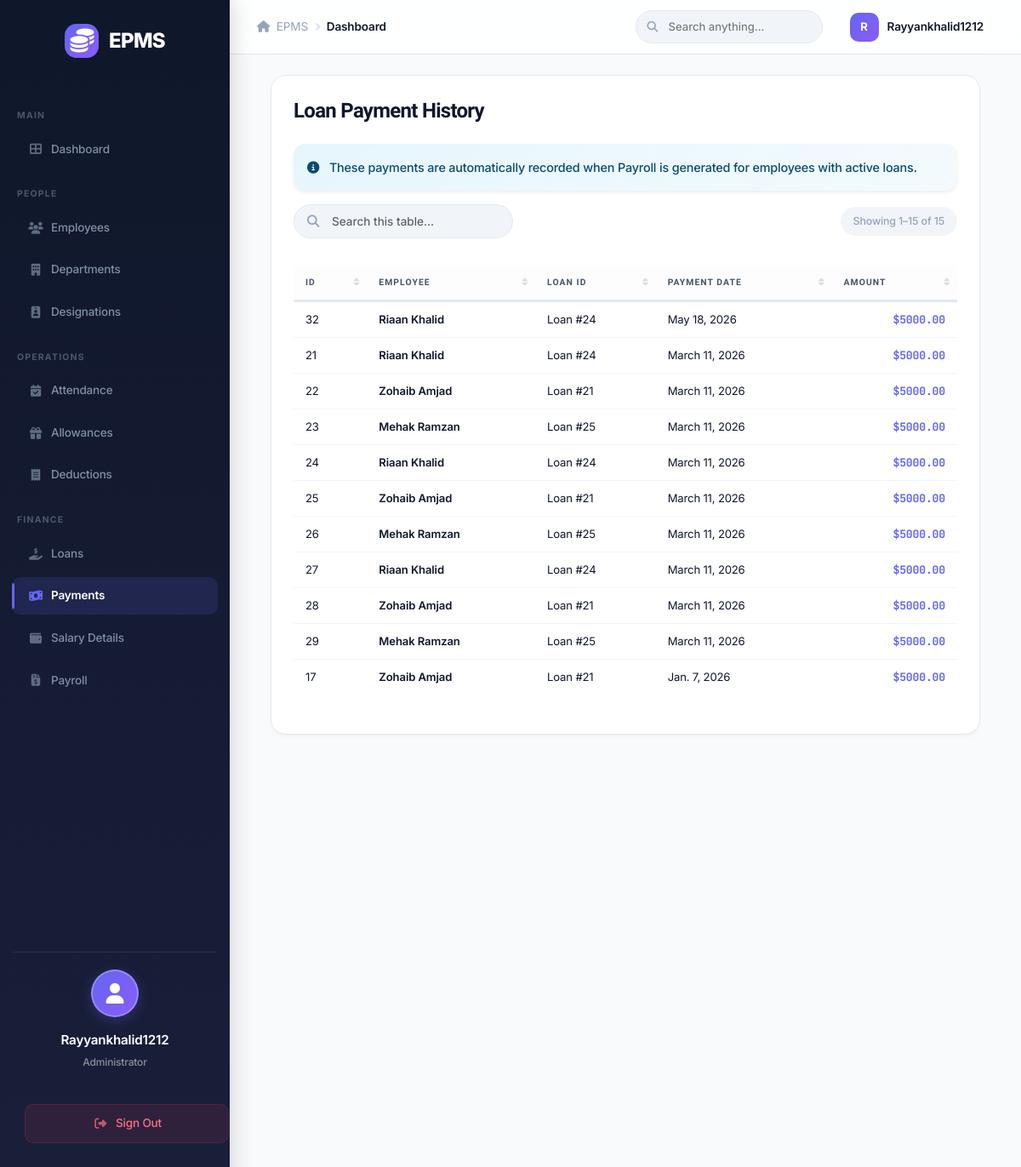
The page /loan-payments/ (signed in) on the database as committed earlier.
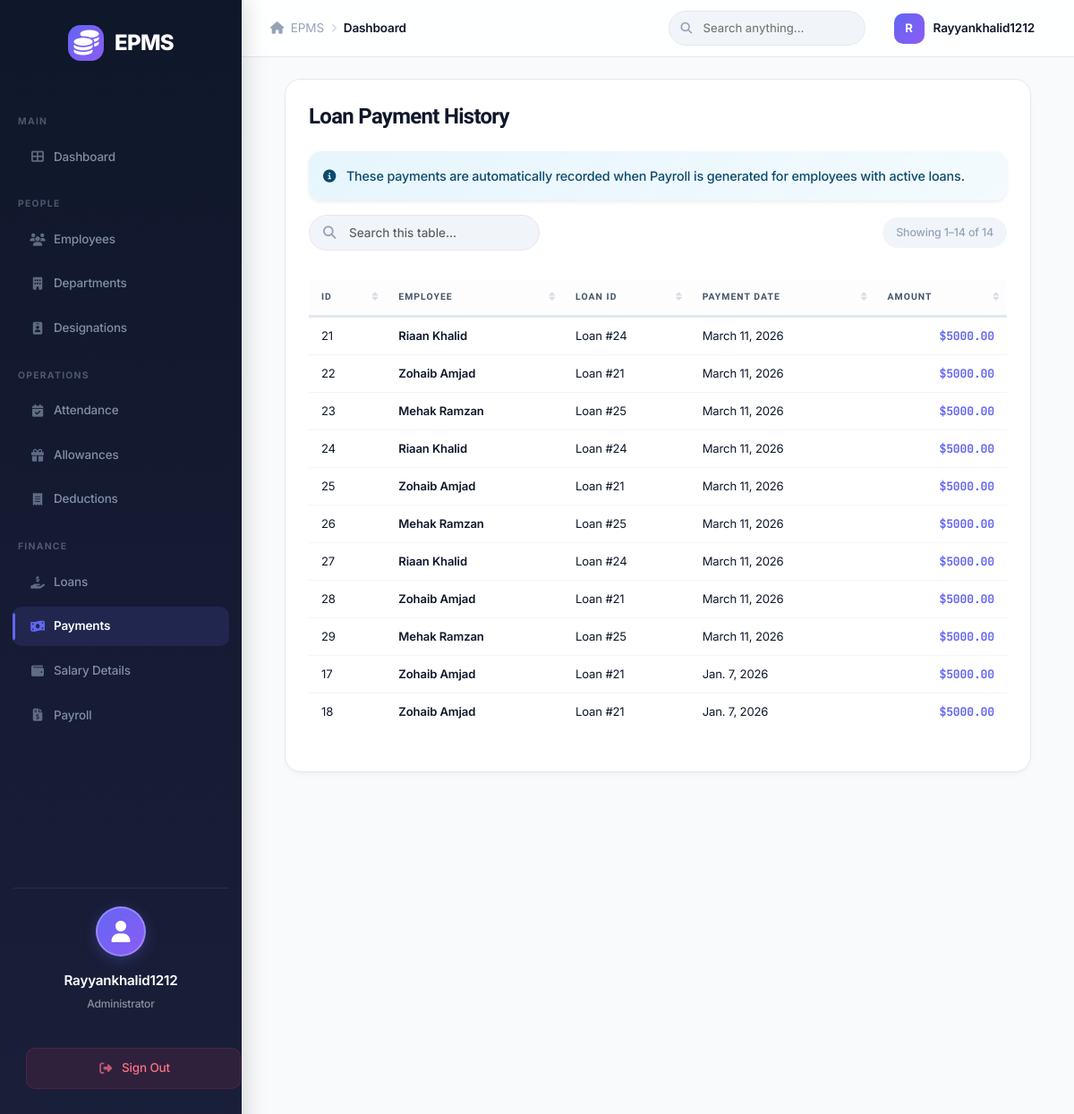
The same page on the database as committed later.
### core/models.py (models this page shows, shortened)
class User(AbstractUser):
    user_id = models.AutoField(primary_key=True)

class Loan_Payment(models.Model):
    payment_id = models.AutoField(primary_key=True)
    loan = models.ForeignKey(Loan, on_delete=models.CASCADE, related_name='payments')
    employee = models.ForeignKey(Employee, on_delete=models.CASCADE)
    payment_date = models.DateField(default=timezone.now)
    amount = models.DecimalField(max_digits=10, decimal_places=2)

class Employee(models.Model):
    STATUS_CHOICES = (
        ('Active', 'Active'),
        ('Inactive', 'Inactive'),
    )
    employee_id = models.AutoField(primary_key=True)
    first_name = models.CharField(max_length=100)
    last_name = models.CharField(max_length=100)
    email = models.EmailField(unique=True)
    phone = models.CharField(max_length=15)
    address = models.TextField()
    date_of_joining = models.DateField()
    department = models.ForeignKey(Department, on_delete=models.CASCADE)
    designation = models.ForeignKey(Designation, on_delete=models.CASCADE)
    user = models.OneToOneField(User, on_delete=models.CASCADE)
    status = models.CharField(max_length=10, choices=STATUS_CHOICES, default='Active')
    def __str__(self):
        return f"{self.first_name} {self.last_name}"

class Loan(models.Model):
    STATUS_CHOICES = (
        ('Active', 'Active'),
        ('Closed', 'Closed'),
    )
    loan_id = models.AutoField(primary_key=True)
    employee = models.ForeignKey(Employee, on_delete=models.CASCADE)
    loan_amount = models.DecimalField(max_digits=10, decimal_places=2)
    monthly_repayment = models.DecimalField(max_digits=10, decimal_places=2, default=0)
    issue_date = models.DateField(default=timezone.now)
    status = models.CharField(max_length=10, choices=STATUS_CHOICES, default='Active')

### core/views.py (the view)
# urls.py: path('loan-payments/', views.loan_payment_list, name='loan_payment_list'),
@login_required
def loan_payment_list(request):
    payments = Loan_Payment.objects.all().order_by('-payment_date')
    return render(request, 'core/loan_payment_list.html', {'payments': payments})

### templates/core/loan_payment_list.html (shortened to what this page needs)
{% extends 'core/base.html' %}
{% block content %}
<div class="row">
    <div class="col-12">
        <div class="card-box">
            <h4 class="fw-bold mb-4">Loan Payment History</h4>
            <div class="alert alert-info border-0 shadow-sm">
                <i class="fas fa-info-circle me-2"></i> These payments are automatically recorded when Payroll is generated
                for employees with active loans.
            </div>
            <div class="table-responsive">
                <table class="table table-hover mt-3 epms-datatable">
                    <thead>
                    <tr>
                        <th>ID</th>
                        <th>Employee</th>
                        <th>Loan ID</th>
                        <th>Payment Date</th>
                        <th>Amount</th>
                    </tr>
                </thead>
                <tbody>
                    {% for payment in payments %}
                    <tr>
                        <td>{{ payment.payment_id }}</td>
                        <td>{{ payment.employee }}</td>
                        <td>Loan #{{ payment.loan.loan_id }}</td>
                        <td>{{ payment.payment_date }}</td>
                        <td class="text-success">${{ payment.amount }}</td>
                    </tr>
                    {% empty %}
                    <tr>
                        <td colspan="5">No payments recorded yet.</td>
                    </tr>
                    {% endfor %}
                </tbody>
            </table>
            </div>
        </div>
    </div>
</div>
{% endblock %}

### templates/core/base.html (shortened to what this page needs)
{% load static %}
<!DOCTYPE html>
<html lang="en">
<head>
    <link href="https://cdn.jsdelivr.net/npm/bootstrap@5.3.0/dist/css/bootstrap.min.css" rel="stylesheet">
    <link href="https://cdnjs.cloudflare.com/ajax/libs/font-awesome/6.4.0/css/all.min.css" rel="stylesheet">
    <link rel="stylesheet" href="{% static 'css/style.css' %}?v=8">
</head>
<body>
    {% if user.is_authenticated %}
    <div class="sidebar">
        <div class="brand">
            <div class="brand-icon"><i class="fas fa-coins"></i></div>
            <span>EPMS</span>
        </div>
        {% if user.is_staff %}
        <div class="sidebar-section-label">Main</div>
        <a href="{% url 'dashboard' %}"
            class="{% if request.resolver_match.url_name == 'dashboard' %}active{% endif %}">
            <i class="fas fa-th-large me-2"></i> Dashboard
        </a>
        <div class="sidebar-section-label">People</div>
        <a href="{% url 'employee_list' %}"
            class="">
            <i class="fas fa-users me-2"></i> Employees
        </a>
        <a href="{% url 'department_list' %}"
            class="{% if 'department' in request.resolver_match.url_name %}active{% endif %}">
            <i class="fas fa-building me-2"></i> Departments
        </a>
        <a href="{% url 'designation_list' %}"
            class="{% if request.resolver_match.url_name == 'designation_list' %}active{% endif %}">
            <i class="fas fa-id-badge me-2"></i> Designations
        </a>
        <div class="sidebar-section-label">Operations</div>
        <a href="{% url 'attendance_list' %}"
            class="{% if request.resolver_match.url_name == 'attendance_list' %}active{% endif %}">
            <i class="fas fa-calendar-check me-2"></i> Attendance
        </a>
        <a href="{% url 'allowance_list' %}"
            class="{% if request.resolver_match.url_name == 'allowance_list' %}active{% endif %}">
            <i class="fas fa-gift me-2"></i> Allowances
        </a>
        <a href="{% url 'deduction_list' %}"
            class="{% if request.resolver_match.url_name == 'deduction_list' %}active{% endif %}">
            <i class="fas fa-receipt me-2"></i> Deductions
        </a>
        <div class="sidebar-section-label">Finance</div>
        <a href="{% url 'loan_list' %}"
            class="{% if 'loan_list' == request.resolver_match.url_name %}active{% endif %}">
            <i class="fas fa-hand-holding-usd me-2"></i> Loans
        </a>
        <a href="{% url 'loan_payment_list' %}"
            class="{% if request.resolver_match.url_name == 'loan_payment_list' %}active{% endif %}">
            <i class="fas fa-money-bill-wave me-2"></i> Payments
        </a>
        <a href="{% url 'salary_list' %}"
            class="{% if request.resolver_match.url_name == 'salary_list' %}active{% endif %}">
            <i class="fas fa-wallet me-2"></i> Salary Details
        </a>
        <a href="{% url 'payroll_list' %}"
            class="{% if request.resolver_match.url_name == 'payroll_list' or request.resolver_match.url_name == 'payroll_generate' or request.resolver_match.url_name == 'payroll_edit' %}active{% endif %}">
            <i class="fas fa-file-invoice-dollar me-2"></i> Payroll
        </a>
        {% endif %}
        <div class="sidebar-footer">
            <div class="user-profile-card">
                <div class="user-avatar">
                    <i class="fas fa-user"></i>
                </div>
                <div class="user-info">
                    <span class="user-name">{{ user.username|title }}</span>
                    <span class="user-role">{% if user.is_staff %}Administrator{% else %}Employee{% endif %}</span>
                </div>
            </div>
            <a href="{% url 'logout' %}" class="btn-sidebar-logout">
                <i class="fas fa-sign-out-alt me-2"></i> Sign Out
            </a>
        </div>
    </div>
    <div class="top-navbar">
        <div class="topbar-left">
            <div class="breadcrumb-nav">
                <span class="breadcrumb-item"><i class="fas fa-home me-1"></i> EPMS</span>
                <i class="fas fa-chevron-right breadcrumb-sep"></i>
                <span class="breadcrumb-item active">{% block breadcrumb %}Dashboard{% endblock %}</span>
            </div>
        </div>
        <div class="topbar-right">
            <div class="topbar-search">
                <input type="text" placeholder="Search anything..." id="globalSearch">
            </div>
            <div class="topbar-user">
                <div class="topbar-user-avatar">{{ user.username|first|upper }}</div>
                <span class="topbar-user-name">{{ user.username|title }}</span>
            </div>
        </div>
    </div>
    <div class="main-content">
        <div class="container-fluid page-content">
            {% block content %}{% endblock %}
        </div>
    </div>
    {% else %}
    <div class="login-page">
        {% block login_content %}{% endblock %}
    </div>
    {% endif %}
</body>
</html>

Rows that differ between the two databases and show on the page:
removed Loan_Payment: payment_id "32", employee "Riaan Khalid", loan.loan_id "24", payment_date "May 18, 2026", amount "5000.00"
now on this page (row unchanged): Loan_Payment: payment_id "18", employee "Zohaib Amjad", loan.loan_id "21", payment_date "Jan. 7, 2026", amount "5000.00"
Other text that changed with them:
text written by a page script: "Showing 1–15 of 15" → "Showing 1–14 of 14"
